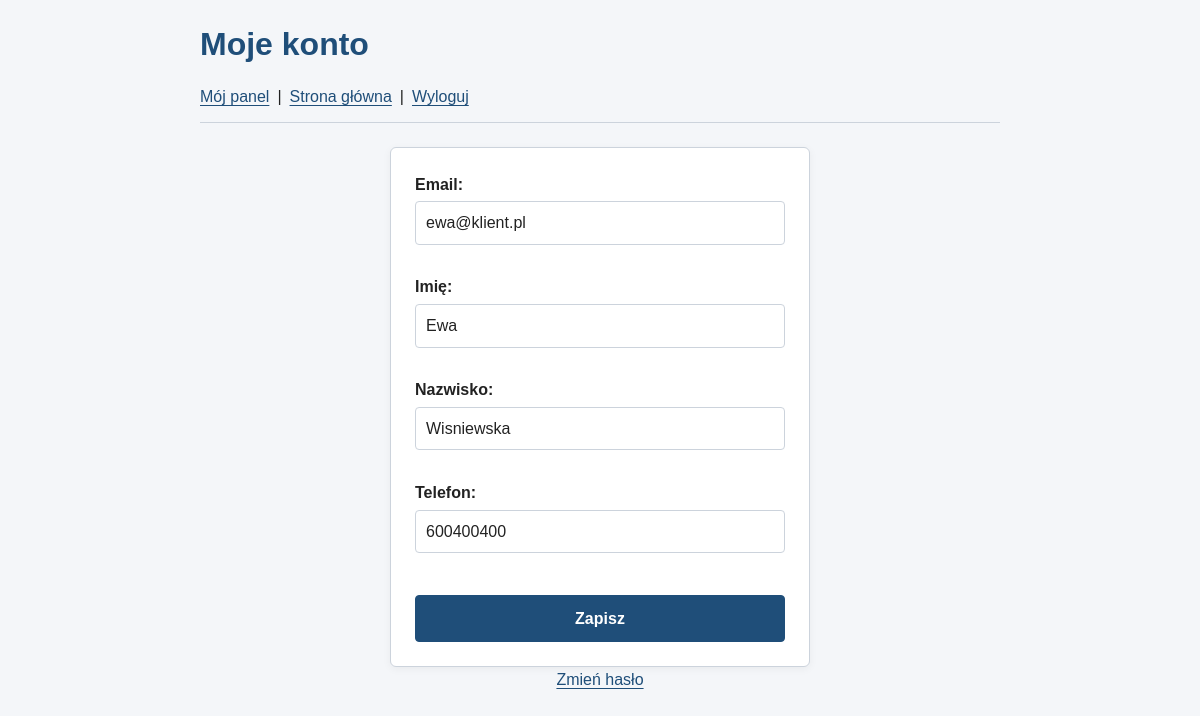
The page /profil.php (signed in) on the database its author committed.
### tables this page shows
CREATE TABLE uzytkownicy (
    id INT AUTO_INCREMENT PRIMARY KEY,
    imie VARCHAR(50) NOT NULL,
    nazwisko VARCHAR(50) NOT NULL,
    email VARCHAR(100) NOT NULL UNIQUE,
    haslo VARCHAR(255) NOT NULL,
    telefon VARCHAR(20),
    rola ENUM('klient', 'pracownik', 'administrator') NOT NULL DEFAULT 'klient',
    aktywny TINYINT(1) NOT NULL DEFAULT 1,
    data_utworzenia TIMESTAMP NOT NULL DEFAULT CURRENT_TIMESTAMP
);

### includes/auth.php (called while the page is built, shortened)
<?php
function adresPanelu(string $rola): string
{
    return match ($rola) {
        'administrator' => 'panel_admina.php',
        'pracownik' => 'panel_pracownika.php',
        'klient' => 'panel_klienta.php',
        default => 'logowanie.php',
    };
}

### public/profil.php (the view, shortened to what this page needs)
<?php
require_once __DIR__ . '/../includes/auth.php';
require_once __DIR__ . '/../config/database.php';
if (!function_exists('e')) {
    function e(?string $wartosc): string
    {
        return htmlspecialchars($wartosc ?? '', ENT_QUOTES | ENT_SUBSTITUTE, 'UTF-8');
    }
}
$userId = (int) $_SESSION['user_id'];
$rola   = $_SESSION['user_rola'] ?? '';
$stmt = $pdo->prepare('SELECT imie, nazwisko, email, telefon FROM uzytkownicy WHERE id = ?');
$stmt->execute([$userId]);
$uzytkownik = $stmt->fetch(PDO::FETCH_ASSOC);
$imie     = $uzytkownik['imie'];
$nazwisko = $uzytkownik['nazwisko'];
$telefon  = (string) $uzytkownik['telefon'];
?>
<!DOCTYPE html>
<html lang="pl">
<head>
    <link rel="stylesheet" href="../css/style.css">
</head>
<body>
    <h1>Moje konto</h1>
    <nav>
        <a href="<?= e(adresPanelu($rola)) ?>">Mój panel</a>
        | <a href="index.php">Strona główna</a>
        | <a href="wyloguj.php">Wyloguj</a>
    </nav>
    <form method="post">
        <label>Email:
            <input type="email" value="<?= e($uzytkownik['email']) ?>" disabled>
        </label><br>
        <label>Imię:
            <input type="text" name="imie" maxlength="50" required value="<?= e($imie) ?>">
        </label><br>
        <label>Nazwisko:
            <input type="text" name="nazwisko" maxlength="50" required value="<?= e($nazwisko) ?>">
        </label><br>
        <label>Telefon:
            <input type="tel" name="telefon" maxlength="20" value="<?= e($telefon) ?>">
        </label><br>
        <button type="submit">Zapisz</button>
    </form>
    <p><a href="zmiana_hasla.php">Zmień hasło</a></p>
</body>
</html>

### css/style.css (style rules this page uses)
:root { color-scheme: light; --kolor-glowny: #1f4e79; --kolor-glowny-hover: #173b5d; --kolor-tlo: #f4f6f9; --kolor-powierzchni: #fff; --kolor-tekst: #222; --kolor-tekst-pomocniczy: #555; --kolor-ramka: #ccd3dc; --kolor-blad: #b3261e; --kolor-blad-tlo: #fdecea; --kolor-sukces: #1e7b34; --kolor-sukces-tlo: #e8f5ec; --szerokosc-tresci: 800px; --szerokosc-formularza: 420px; --odstep-xs: 4px; --odstep-sm: 8px; --odstep-md: 12px; --odstep-lg: 16px; --odstep-xl: 24px; --odstep-xxl: 32px; --promien: 6px; --cien: 0 2px 8px rgb(0 0 0 / 5%); --przejscie: 0.2s ease; }
*, *::before, *::after { box-sizing: border-box; }
html { -webkit-text-size-adjust: 100%; text-size-adjust: 100%; }
body { margin: 0; padding: 0 var(--odstep-lg) var(--odstep-xxl); font-family: Arial, Helvetica, sans-serif; font-size: 16px; line-height: 1.6; color: var(--kolor-tekst); background: var(--kolor-tlo); }
h1, h2, p { margin-top: 0; }
h1 { max-width: var(--szerokosc-tresci); margin: var(--odstep-xl) auto var(--odstep-sm); color: var(--kolor-glowny); font-size: clamp(1.5rem, 4vw, 2rem); line-height: 1.25; }
nav { display: flex; flex-wrap: wrap; align-items: center; gap: var(--odstep-sm); max-width: var(--szerokosc-tresci); margin: 0 auto var(--odstep-xl); padding: var(--odstep-md) 0; border-bottom: 1px solid var(--kolor-ramka); }
a { color: var(--kolor-glowny); text-underline-offset: 3px; transition: color var(--przejscie); }
form { width: 100%; max-width: var(--szerokosc-formularza); margin: 0 auto; padding: var(--odstep-xl); background: var(--kolor-powierzchni); border: 1px solid var(--kolor-ramka); border-radius: var(--promien); box-shadow: var(--cien); }
label { display: block; margin-bottom: var(--odstep-xs); font-weight: 700; }
input, select, textarea { display: block; width: 100%; min-height: 42px; margin-top: var(--odstep-xs); padding: var(--odstep-sm) 10px; font: inherit; color: var(--kolor-tekst); background: var(--kolor-powierzchni); border: 1px solid var(--kolor-ramka); border-radius: 4px; transition: border-color var(--przejscie), box-shadow var(--przejscie); }
label input, label select, label textarea { font-weight: 400; }
button { display: block; width: 100%; min-height: 44px; margin-top: var(--odstep-md); padding: 10px var(--odstep-lg); font: inherit; font-weight: 700; color: #fff; background: var(--kolor-glowny); border: 1px solid var(--kolor-glowny); border-radius: 4px; cursor: pointer; transition: background var(--przejscie), border-color var(--przejscie); }
form + p { text-align: center; }

### rows shown on the page
uzytkownicy: email "ewa@klient.pl", imie "Ewa", nazwisko "Wisniewska", telefon "600400400"
